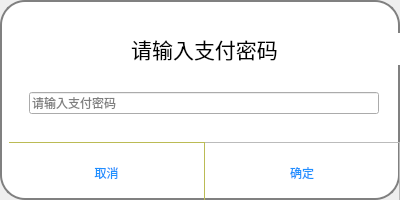
<?xml version="1.0" encoding="UTF-8"?>
<ui version="4.0">
 <class>Dialog</class>
 <widget class="QDialog" name="Dialog">
  <property name="geometry">
   <rect>
    <x>0</x>
    <y>0</y>
    <width>400</width>
    <height>200</height>
   </rect>
  </property>
  <property name="windowTitle">
   <string>Dialog</string>
  </property>
  <widget class="QFrame" name="frame">
   <property name="geometry">
    <rect>
     <x>0</x>
     <y>0</y>
     <width>400</width>
     <height>200</height>
    </rect>
   </property>
   <property name="styleSheet">
    <string notr="true">QFrame{
	background-color:white;border-radius:25px;border:2px solid gray;
}</string>
   </property>
   <property name="frameShape">
    <enum>QFrame::StyledPanel</enum>
   </property>
   <property name="frameShadow">
    <enum>QFrame::Raised</enum>
   </property>
   <widget class="QWidget" name="">
    <property name="geometry">
     <rect>
      <x>9</x>
      <y>11</y>
      <width>391</width>
      <height>191</height>
     </rect>
    </property>
    <layout class="QVBoxLayout" name="verticalLayout_2">
     <property name="spacing">
      <number>6</number>
     </property>
     <item>
      <layout class="QVBoxLayout" name="verticalLayout">
       <item>
        <spacer name="verticalSpacer">
         <property name="orientation">
          <enum>Qt::Vertical</enum>
         </property>
         <property name="sizeHint" stdset="0">
          <size>
           <width>20</width>
           <height>40</height>
          </size>
         </property>
        </spacer>
       </item>
       <item>
        <widget class="QLabel" name="label">
         <property name="font">
          <font>
           <pointsize>16</pointsize>
           <weight>50</weight>
           <bold>false</bold>
          </font>
         </property>
         <property name="styleSheet">
          <string notr="true">QLabel{
	border:none;
}</string>
         </property>
         <property name="text">
          <string>请输入支付密码</string>
         </property>
         <property name="alignment">
          <set>Qt::AlignCenter</set>
         </property>
        </widget>
       </item>
       <item>
        <spacer name="verticalSpacer_2">
         <property name="orientation">
          <enum>Qt::Vertical</enum>
         </property>
         <property name="sizeHint" stdset="0">
          <size>
           <width>20</width>
           <height>40</height>
          </size>
         </property>
        </spacer>
       </item>
       <item>
        <layout class="QHBoxLayout" name="horizontalLayout_2">
         <item>
          <spacer name="horizontalSpacer">
           <property name="orientation">
            <enum>Qt::Horizontal</enum>
           </property>
           <property name="sizeHint" stdset="0">
            <size>
             <width>40</width>
             <height>20</height>
            </size>
           </property>
          </spacer>
         </item>
         <item>
          <widget class="QLineEdit" name="lineEdit">
           <property name="minimumSize">
            <size>
             <width>350</width>
             <height>0</height>
            </size>
           </property>
           <property name="placeholderText">
            <string>请输入支付密码</string>
           </property>
          </widget>
         </item>
         <item>
          <spacer name="horizontalSpacer_2">
           <property name="orientation">
            <enum>Qt::Horizontal</enum>
           </property>
           <property name="sizeHint" stdset="0">
            <size>
             <width>40</width>
             <height>20</height>
            </size>
           </property>
          </spacer>
         </item>
        </layout>
       </item>
       <item>
        <spacer name="verticalSpacer_3">
         <property name="orientation">
          <enum>Qt::Vertical</enum>
         </property>
         <property name="sizeHint" stdset="0">
          <size>
           <width>20</width>
           <height>40</height>
          </size>
         </property>
        </spacer>
       </item>
      </layout>
     </item>
     <item>
      <layout class="QHBoxLayout" name="horizontalLayout">
       <property name="spacing">
        <number>0</number>
       </property>
       <item>
        <widget class="QPushButton" name="pushButton">
         <property name="minimumSize">
          <size>
           <width>60</width>
           <height>60</height>
          </size>
         </property>
         <property name="styleSheet">
          <string notr="true">QPushButton { 
color: #1E90FF; 
border-top: 1px;
border-right: 1px; 
border-style: solid; 
border-color: #bbbb55
}
QPushButton:pressed { background-color: #dddddd; border-bottom-left-radius: 25px}</string>
         </property>
         <property name="text">
          <string>取消</string>
         </property>
        </widget>
       </item>
       <item>
        <widget class="QPushButton" name="pushButton_2">
         <property name="minimumSize">
          <size>
           <width>60</width>
           <height>60</height>
          </size>
         </property>
         <property name="styleSheet">
          <string notr="true">QPushButton { 
color: #1E90FF; 
border-top: 1px;
border-right: 1px; 
border-style: solid; 
border-color: #bbbbbb
}

QPushButton:pressed { background-color: #dddddd; border-bottom-right-radius: 25px}</string>
         </property>
         <property name="text">
          <string>确定</string>
         </property>
        </widget>
       </item>
      </layout>
     </item>
    </layout>
   </widget>
  </widget>
 </widget>
 <resources/>
 <connections/>
</ui>
